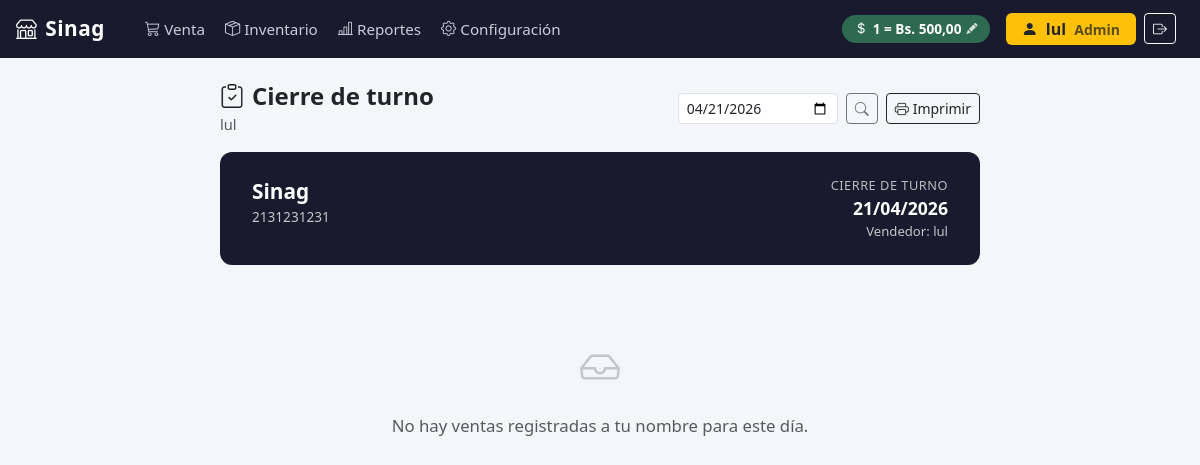
/reportes/cierre/cajero/ (signed in), run on an earlier commit of the app's database.
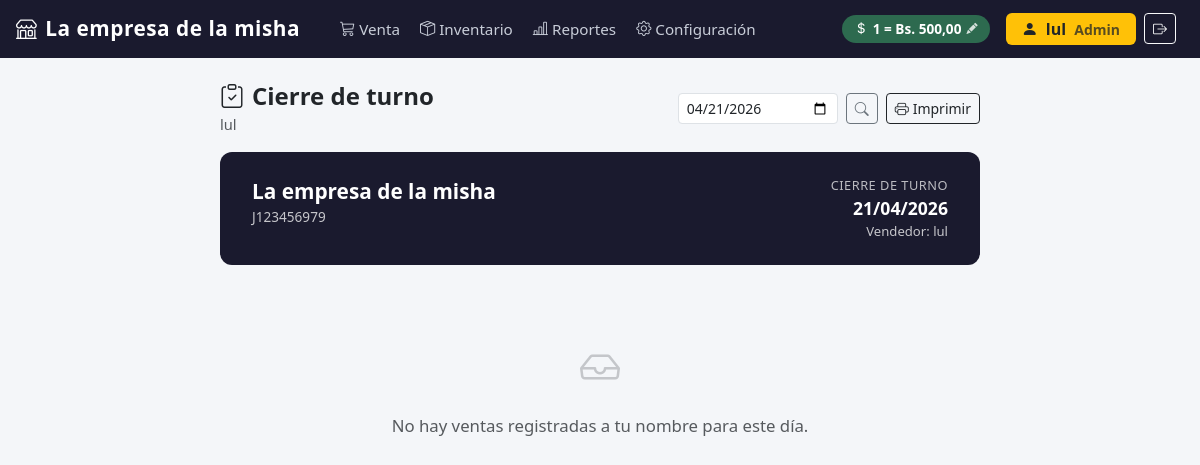
And on a later commit of the database.
### configuracion/models.py (models this page shows, shortened)
class Empresa(models.Model):
    nombre = models.CharField(max_length=200)
    rif = models.CharField(max_length=20)
    telefono = models.CharField(max_length=20, blank=True)
    direccion = models.TextField(blank=True)
    logo = models.ImageField(upload_to='empresa/', blank=True, null=True)
    imprimir_ticket   = models.BooleanField(default=False)
    nombre_impresora  = models.CharField(max_length=200, blank=True, default='')
    class Meta:
        verbose_name = 'Empresa'

### reportes/views.py (the view, shortened to what this page needs)
# urls.py: path('cierre/cajero/', views.cierre_cajero, name='cierre_cajero'),
@login_required
def cierre_cajero(request):
    fecha_str = request.GET.get('fecha', '')
    try:
        fecha = date.fromisoformat(fecha_str)
    except ValueError:
        fecha = timezone.localtime().date()
    ventas_dia = (
        Venta.objects
        .filter(vendedor=request.user, fecha__date=fecha, estado='COMPLETADA')
        .prefetch_related('detalles__producto')
        .order_by('-fecha')
    )
    resumen_metodos = []
    for codigo_metodo, nombre_metodo in Venta.METODO_PAGO:
        ventas_metodo = [v for v in ventas_dia if v.metodo_pago == codigo_metodo]
        if not ventas_metodo:
            continue
    total_general_bs = sum(m['total_bs'] for m in resumen_metodos)
    total_ventas     = sum(m['cantidad'] for m in resumen_metodos)
    moneda  = Moneda.objects.first()
    empresa = Empresa.objects.first()
    return render(request, 'reportes/cierre_cajero.html', {
        'fecha':             fecha,
        'resumen_metodos':   resumen_metodos,
        'total_general_bs':  total_general_bs,
        'total_ventas':      total_ventas,
        'moneda':            moneda,
        'empresa':           empresa,
        'tasa':              moneda.tasa_cambio if moneda else None,
    })

### templates/reportes/cierre_cajero.html (shortened to what this page needs)
{% extends "base.html" %}
{% block contenido %}
<div style="max-width:760px; margin:0 auto;">
  <div class="d-flex align-items-center justify-content-between mb-3 no-print">
    <div>
      <h4 class="fw-bold mb-0"><i class="bi bi-clipboard-check me-2"></i>Cierre de turno</h4>
      <small class="text-muted">{{ request.user.get_full_name|default:request.user.username }}</small>
    </div>
    <div class="d-flex gap-2">
      <form class="d-flex gap-2 align-items-center" method="get">
        <input type="date" name="fecha" value="{{ fecha|date:'Y-m-d' }}" class="form-control form-control-sm" style="width:160px;">
        <button class="btn btn-sm btn-outline-secondary" type="submit"><i class="bi bi-search"></i></button>
      </form>
      <button class="btn btn-sm btn-outline-dark" onclick="window.print()">
        <i class="bi bi-printer me-1"></i>Imprimir
      </button>
    </div>
  </div>
  <div class="cierre-header">
    <div class="d-flex justify-content-between align-items-start flex-wrap gap-2">
      <div>
        <div style="font-size:1.3rem; font-weight:800;">{{ empresa.nombre|default:"POS Core" }}</div>
        {% if empresa.rif %}<div style="opacity:.75; font-size:.85rem;">{{ empresa.rif }}</div>{% endif %}
      </div>
      <div class="text-end">
        <div style="font-size:.8rem; opacity:.7; text-transform:uppercase; letter-spacing:.5px;">Cierre de turno</div>
        <div style="font-size:1.1rem; font-weight:700;">{{ fecha|date:"d/m/Y" }}</div>
        <div style="font-size:.82rem; opacity:.75;">
          Vendedor: {{ request.user.get_full_name|default:request.user.username }}
        </div>
      </div>
    </div>
  </div>
  {% if resumen_metodos %}
    {% for m in resumen_metodos %}
    <div class="metodo-card">
      <div class="metodo-header">
        <span><i class="bi bi-credit-card me-2"></i>{{ m.nombre }}</span>
        <span class="text-muted" style="font-size:.85rem;">{{ m.cantidad }} venta{{ m.cantidad|pluralize }}</span>
      </div>
      <table class="table table-sm align-middle mb-0">
        <thead class="table-light">
          <tr>
            <th class="ps-3">Hora</th>
            <th class="ps-3">Venta</th>
            <th class="text-end pe-3">Total Bs.</th>
          </tr>
        </thead>
        <tbody>
          {% for v in m.ventas %}
          <tr>
            <td class="ps-3 text-muted" style="font-size:.85rem;">{{ v.fecha|date:"H:i" }}</td>
            <td class="ps-3">#{{ v.id }}</td>
            <td class="text-end pe-3 fw-semibold">{{ v.total_bs|floatformat:2 }}</td>
          </tr>
          {% endfor %}
          <tr class="table-secondary fw-bold">
            <td colspan="2" class="ps-3">Subtotal {{ m.nombre }}</td>
            <td class="text-end pe-3">Bs. {{ m.total_bs|floatformat:2 }}</td>
          </tr>
        </tbody>
      </table>
    </div>
    {% endfor %}
    <div class="total-general">
      <div>
        <div style="font-size:.8rem; opacity:.8; text-transform:uppercase; letter-spacing:.5px;">Total cobrado</div>
        <div style="font-size:.9rem; opacity:.7;">{{ total_ventas }} venta{{ total_ventas|pluralize }}</div>
      </div>
      <div class="val">Bs. {{ total_general_bs|floatformat:2 }}</div>
    </div>
    {% if tasa %}
    <div class="text-center text-muted mt-2 no-print" style="font-size:.82rem;">
      Tasa BCV del día: Bs. {{ tasa }} por USD
    </div>
    {% endif %}
  {% else %}
  <div class="text-center text-muted py-5">
    <i class="bi bi-inbox" style="font-size:2.5rem; opacity:.3;"></i>
    <p class="mt-3">No hay ventas registradas a tu nombre para este día.</p>
  </div>
  {% endif %}
</div>
{% endblock %}

### templates/base.html (shortened to what this page needs)
<!DOCTYPE html>
<html lang="es">
<head>
  <link href="https://cdn.jsdelivr.net/npm/bootstrap@5.3.3/dist/css/bootstrap.min.css" rel="stylesheet">
  <link href="https://cdn.jsdelivr.net/npm/bootstrap-icons@1.11.3/font/bootstrap-icons.min.css" rel="stylesheet">
</head>
<body>
  <nav class="navbar navbar-expand-lg navbar-pos px-3">
    <a class="navbar-brand" href="{% url 'pos:venta' %}">
      <i class="bi bi-shop me-2"></i>{{ empresa.nombre|default:"POS Core" }}
    </a>
    <div class="collapse navbar-collapse" id="navMenu">
      <ul class="navbar-nav me-auto ms-3 gap-1">
        <li class="nav-item">
          <a class="nav-link {% block nav_venta %}{% endblock %}" href="{% url 'pos:venta' %}">
            <i class="bi bi-cart3 me-1"></i>Venta
          </a>
        </li>
        {% if request.user.is_staff %}
        <li class="nav-item">
          <a class="nav-link {% block nav_inventario %}{% endblock %}" href="{% url 'inventario:index' %}">
            <i class="bi bi-box-seam me-1"></i>Inventario
          </a>
        </li>
        <li class="nav-item">
          <a class="nav-link {% block nav_reportes %}{% endblock %}" href="{% url 'reportes:index' %}">
            <i class="bi bi-bar-chart-line me-1"></i>Reportes
          </a>
        </li>
        <li class="nav-item">
          <a class="nav-link {% block nav_config %}{% endblock %}" href="{% url 'configuracion:index' %}">
            <i class="bi bi-gear me-1"></i>Configuración
          </a>
        </li>
        {% endif %}
      </ul>
      {% if request.user.is_staff %}
      <button
        class="tasa-badge me-3 {% if not tasa %}sin-tasa{% endif %}"
        id="btn-abrir-tasa"
        data-bs-toggle="modal"
        data-bs-target="#modalTasa"
        title="Clic para actualizar tasa BCV"
      >
        <i class="bi bi-currency-dollar"></i>
        <span id="tasa-navbar-texto">
          {% if tasa %}1 = Bs. {{ tasa }}{% else %}Sin tasa — clic para configurar{% endif %}
        </span>
        <i class="bi bi-pencil-fill"></i>
      </button>
      {% endif %}
      {% if request.user.is_authenticated %}
      <div class="d-flex align-items-center gap-2 me-2">
        <span class="badge {% if request.user.is_staff %}bg-warning text-dark{% else %}bg-secondary{% endif %} fs-6 px-3 py-2">
          <i class="bi bi-person-fill me-1"></i>
          {{ request.user.get_full_name|default:request.user.username }}
          {% if request.user.is_staff %}<span class="opacity-75 ms-1 small">Admin</span>{% endif %}
        </span>
        <form method="post" action="{% url 'logout' %}" class="d-inline m-0">
          <button type="submit" class="btn btn-outline-light btn-sm" title="Cerrar sesión">
            <i class="bi bi-box-arrow-right"></i>
          </button>
        </form>
      </div>
      {% endif %}
    </div>
  </nav>
  <div class="content-wrapper container-fluid">
    {% block contenido %}{% endblock %}
  </div>
</body>
</html>

What changed in the data, as far as the page shows it:
changed Empresa: nombre "Sinag" → "La empresa de la misha"; rif "2131231231" → "J123456979"
